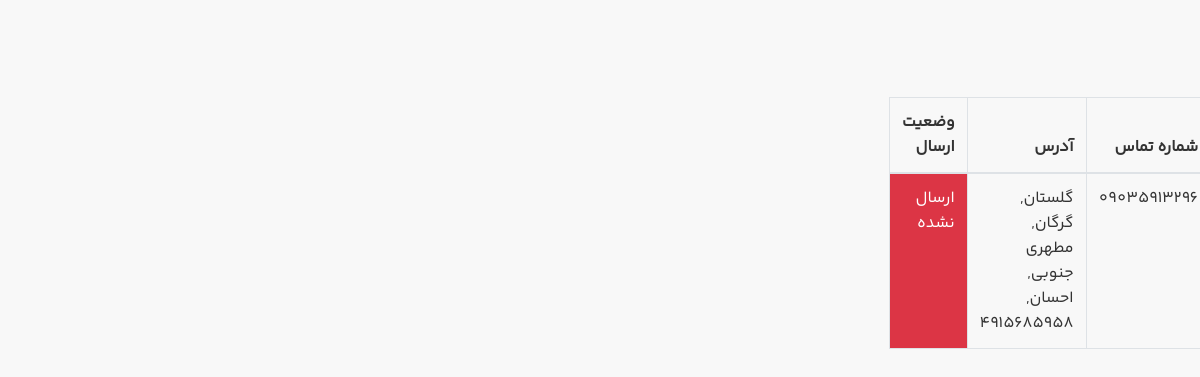
/user/last-order-detail (signed in), run on an earlier commit of the app's database.
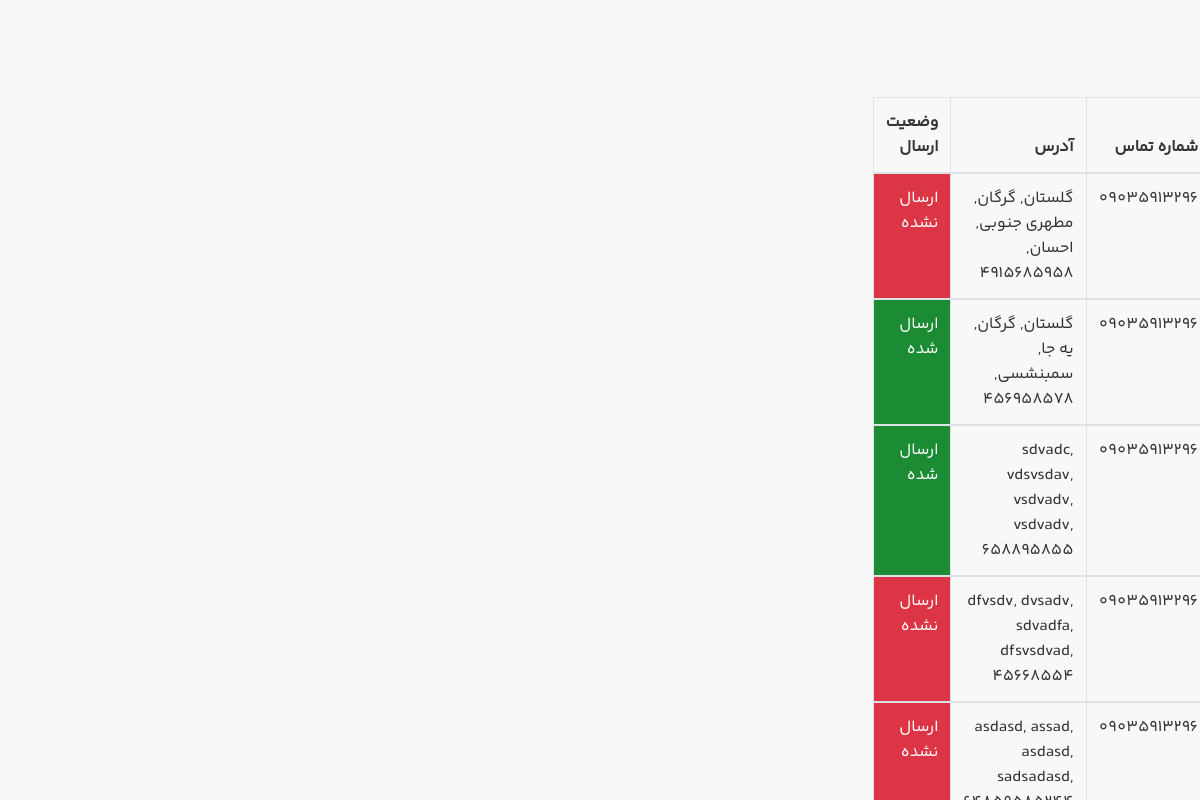
And on a later commit of the database.
### order_module/models.py (models this page shows, shortened)
class OrderCheckout(models.Model):
    user = models.ForeignKey(User, on_delete=models.CASCADE, verbose_name='کاربر')
    order = models.ForeignKey(Order, on_delete=models.CASCADE, verbose_name='رسید')
    first_name = models.CharField(max_length=250, verbose_name='نام')
    last_name = models.CharField(max_length=250, verbose_name='نام خانوادگی')
    state = models.CharField(max_length=250, verbose_name='استان')
    city = models.CharField(max_length=250, verbose_name='شهر')
    street = models.CharField(max_length=250, verbose_name='خیابان')
    apartment = models.CharField(max_length=250, verbose_name='آپارتمان')
    zipcode = models.CharField(max_length=250, verbose_name='کد پستی')
    phone = models.CharField(max_length=250, verbose_name='شماره تماس')
    sended = models.BooleanField(verbose_name='ارسال شده / نشده')
    class Meta:
        verbose_name = 'سفارش'
        verbose_name_plural = 'سفارشات'

### account_module/models.py (models this page shows, shortened)
class User(AbstractUser):
    phone_number = models.CharField(max_length=11, verbose_name="تلفن همراه")
    email_active_code = models.CharField(max_length=100, verbose_name="کد فعالسازی")
    address = models.CharField(max_length=250, verbose_name="آدرس", default="ثبت نشده", blank=True)
    profile_image = ResizedImageField(upload_to="user_profile", size=[80 , 80], crop=['middle', 'center'],quality=100, blank=True, null=True)
    order_count =  models.IntegerField(null=True, default=0 ,verbose_name='تعداد خرید')
    total_buy = models.IntegerField(null=True, default=0, verbose_name='مجموع خرید')
    class Meta:
        verbose_name = "کاربر"
        verbose_name_plural="کاربران"

### profile_module/views.py (the view)
# urls.py: path('last-order-detail', views.last_order_detail, name='last_order_detail'),
@login_required(login_url="/account/login")
def last_order_detail(request):
    last_order: OrderCheckout = OrderCheckout.objects.select_related('order').select_related('user').filter(
        order__user_id=request.user.id, order__is_paid=True)
    return render(request, 'last_order.html', context={
        'last_order': last_order,
    })

### profile_module/templates/last_order.html (shortened to what this page needs)
{% extends 'shared/main.html' %}
{% load render_partial %}
{% block content %}
    <div class="m-5">
        <table class="table table-bordered">
            <thead>
            <tr>
                <th scope="col">شماره تماس</th>
                <th scope="col">آدرس</th>
                <th scope="col">وضعیت ارسال</th>
            </tr>
            </thead>
            {% for item in last_order %}
                <tbody>
                <tr>
                    <td>{{ item.user.phone_number }}</td>
                    <td>{{ item.state }}, {{ item.city }}, {{ item.street }}, {{ item.apartment }}, {{ item.zipcode }}</td>
                    <td class="text-white {% if item.sended == True %} bg-success {% else %} bg-danger {% endif %}">
                        {% if item.sended == True %}
                            ارسال شده
                        {% else %}
                            ارسال نشده
                        {% endif %}
                    </td>
                </tr>
                </tbody>
            {% endfor %}
        </table>
    </div>
{% endblock %}

What changed in the data, as far as the page shows it:
added OrderCheckout: user.phone_number "09035913296", state "گلستان", city "گرگان", street "یه جا", apartment "سمبنشسی", zipcode "456958578", sended "ارسال شده"
added OrderCheckout: user.phone_number "09035913296", state "sdvadc", city "vdsvsdav", street "vsdvadv", apartment "vsdvadv", zipcode "658895855", sended "ارسال شده"
added OrderCheckout: user.phone_number "09035913296", state "dfvsdv", city "dvsadv", street "sdvadfa", apartment "dfsvsdvad", zipcode "45668554", sended "ارسال نشده"
added OrderCheckout: user.phone_number "09035913296", state "asdasd", city "assad", street "asdasd", apartment "sadsadasd", sended "ارسال نشده"
